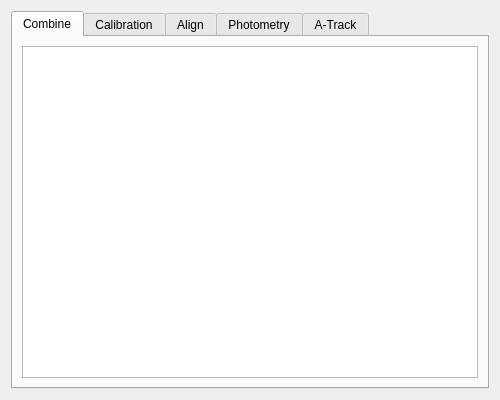
<?xml version="1.0" encoding="UTF-8"?>
<ui version="4.0">
 <class>Form</class>
 <widget class="QWidget" name="Form">
  <property name="geometry">
   <rect>
    <x>0</x>
    <y>0</y>
    <width>500</width>
    <height>400</height>
   </rect>
  </property>
  <property name="minimumSize">
   <size>
    <width>500</width>
    <height>400</height>
   </size>
  </property>
  <property name="windowTitle">
   <string>Analyse</string>
  </property>
  <layout class="QGridLayout" name="gridLayout">
   <item row="0" column="0">
    <widget class="QTabWidget" name="tabWidget">
     <property name="currentIndex">
      <number>0</number>
     </property>
     <widget class="QWidget" name="tab">
      <attribute name="title">
       <string>Combine</string>
      </attribute>
      <layout class="QGridLayout" name="gridLayout_2">
       <item row="0" column="0">
        <widget class="QTextBrowser" name="textBrowser_3">
         <property name="html">
          <string>&lt;!DOCTYPE HTML PUBLIC &quot;-//W3C//DTD HTML 4.0//EN&quot; &quot;http://www.w3.org/TR/REC-html40/strict.dtd&quot;&gt;
&lt;html&gt;&lt;head&gt;&lt;meta name=&quot;qrichtext&quot; content=&quot;1&quot; /&gt;&lt;style type=&quot;text/css&quot;&gt;
p, li { white-space: pre-wrap; }
&lt;/style&gt;&lt;/head&gt;&lt;body style=&quot; font-family:'MS Shell Dlg 2'; font-size:8.25pt; font-weight:400; font-style:normal;&quot;&gt;
&lt;p align=&quot;justify&quot; style=&quot;-qt-paragraph-type:empty; margin-top:12px; margin-bottom:12px; margin-left:0px; margin-right:0px; -qt-block-indent:0; text-indent:0px;&quot;&gt;&lt;br /&gt;&lt;/p&gt;&lt;/body&gt;&lt;/html&gt;</string>
         </property>
        </widget>
       </item>
      </layout>
     </widget>
     <widget class="QWidget" name="tab_2">
      <attribute name="title">
       <string>Calibration</string>
      </attribute>
      <layout class="QGridLayout" name="gridLayout_3">
       <item row="0" column="0">
        <widget class="QTextBrowser" name="textBrowser_4">
         <property name="html">
          <string>&lt;!DOCTYPE HTML PUBLIC &quot;-//W3C//DTD HTML 4.0//EN&quot; &quot;http://www.w3.org/TR/REC-html40/strict.dtd&quot;&gt;
&lt;html&gt;&lt;head&gt;&lt;meta name=&quot;qrichtext&quot; content=&quot;1&quot; /&gt;&lt;style type=&quot;text/css&quot;&gt;
p, li { white-space: pre-wrap; }
&lt;/style&gt;&lt;/head&gt;&lt;body style=&quot; font-family:'MS Shell Dlg 2'; font-size:8.25pt; font-weight:400; font-style:normal;&quot;&gt;
&lt;p align=&quot;justify&quot; style=&quot;-qt-paragraph-type:empty; margin-top:12px; margin-bottom:12px; margin-left:0px; margin-right:0px; -qt-block-indent:0; text-indent:0px;&quot;&gt;&lt;br /&gt;&lt;/p&gt;&lt;/body&gt;&lt;/html&gt;</string>
         </property>
        </widget>
       </item>
      </layout>
     </widget>
     <widget class="QWidget" name="tab_3">
      <attribute name="title">
       <string>Align</string>
      </attribute>
      <layout class="QGridLayout" name="gridLayout_4">
       <item row="0" column="0">
        <widget class="QTextBrowser" name="textBrowser_5">
         <property name="html">
          <string>&lt;!DOCTYPE HTML PUBLIC &quot;-//W3C//DTD HTML 4.0//EN&quot; &quot;http://www.w3.org/TR/REC-html40/strict.dtd&quot;&gt;
&lt;html&gt;&lt;head&gt;&lt;meta name=&quot;qrichtext&quot; content=&quot;1&quot; /&gt;&lt;style type=&quot;text/css&quot;&gt;
p, li { white-space: pre-wrap; }
&lt;/style&gt;&lt;/head&gt;&lt;body style=&quot; font-family:'MS Shell Dlg 2'; font-size:8.25pt; font-weight:400; font-style:normal;&quot;&gt;
&lt;p align=&quot;justify&quot; style=&quot;-qt-paragraph-type:empty; margin-top:12px; margin-bottom:12px; margin-left:0px; margin-right:0px; -qt-block-indent:0; text-indent:0px;&quot;&gt;&lt;br /&gt;&lt;/p&gt;&lt;/body&gt;&lt;/html&gt;</string>
         </property>
        </widget>
       </item>
      </layout>
     </widget>
     <widget class="QWidget" name="tab_4">
      <attribute name="title">
       <string>Photometry</string>
      </attribute>
      <layout class="QGridLayout" name="gridLayout_5">
       <item row="0" column="0">
        <widget class="QTextBrowser" name="textBrowser_6">
         <property name="html">
          <string>&lt;!DOCTYPE HTML PUBLIC &quot;-//W3C//DTD HTML 4.0//EN&quot; &quot;http://www.w3.org/TR/REC-html40/strict.dtd&quot;&gt;
&lt;html&gt;&lt;head&gt;&lt;meta name=&quot;qrichtext&quot; content=&quot;1&quot; /&gt;&lt;style type=&quot;text/css&quot;&gt;
p, li { white-space: pre-wrap; }
&lt;/style&gt;&lt;/head&gt;&lt;body style=&quot; font-family:'MS Shell Dlg 2'; font-size:8.25pt; font-weight:400; font-style:normal;&quot;&gt;
&lt;p align=&quot;justify&quot; style=&quot;-qt-paragraph-type:empty; margin-top:12px; margin-bottom:12px; margin-left:0px; margin-right:0px; -qt-block-indent:0; text-indent:0px;&quot;&gt;&lt;br /&gt;&lt;/p&gt;&lt;/body&gt;&lt;/html&gt;</string>
         </property>
        </widget>
       </item>
      </layout>
     </widget>
     <widget class="QWidget" name="tab_5">
      <attribute name="title">
       <string>A-Track</string>
      </attribute>
      <layout class="QGridLayout" name="gridLayout_6">
       <item row="0" column="0">
        <widget class="QTextBrowser" name="textBrowser_7">
         <property name="html">
          <string>&lt;!DOCTYPE HTML PUBLIC &quot;-//W3C//DTD HTML 4.0//EN&quot; &quot;http://www.w3.org/TR/REC-html40/strict.dtd&quot;&gt;
&lt;html&gt;&lt;head&gt;&lt;meta name=&quot;qrichtext&quot; content=&quot;1&quot; /&gt;&lt;style type=&quot;text/css&quot;&gt;
p, li { white-space: pre-wrap; }
&lt;/style&gt;&lt;/head&gt;&lt;body style=&quot; font-family:'MS Shell Dlg 2'; font-size:8.25pt; font-weight:400; font-style:normal;&quot;&gt;
&lt;p align=&quot;justify&quot; style=&quot;-qt-paragraph-type:empty; margin-top:12px; margin-bottom:12px; margin-left:0px; margin-right:0px; -qt-block-indent:0; text-indent:0px;&quot;&gt;&lt;br /&gt;&lt;/p&gt;&lt;/body&gt;&lt;/html&gt;</string>
         </property>
        </widget>
       </item>
      </layout>
     </widget>
    </widget>
   </item>
  </layout>
 </widget>
 <resources/>
 <connections/>
</ui>
